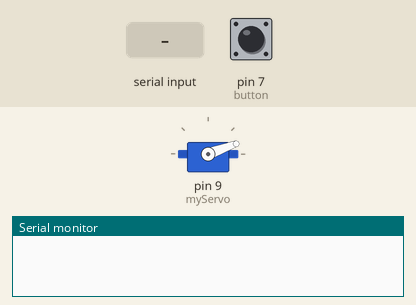
The sketch below on a simulated Arduino Uno, built with avr-gcc and run on an emulated ATmega328P. On the bench: servo, the last lines printed to the serial monitor. The inputs (shaded band) are chosen by the test bench; at power-on: pin 7 (button) HIGH.

Above: at 1.2 s.
1.3 s: "1" received over the second serial link
At 2.5 s:
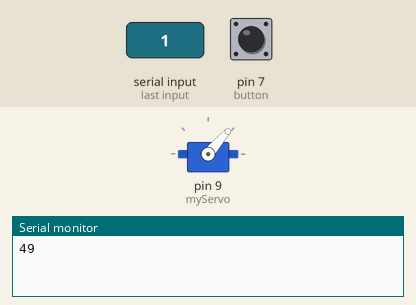
2.8 s: "0" received over the second serial link
At 3.9 s:
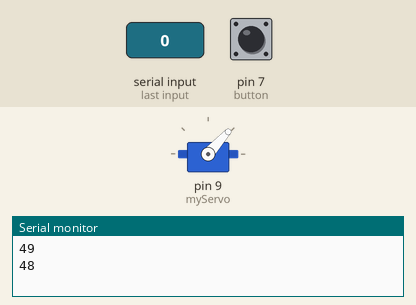
Timing chart, 0 to 5.8 s (numbered marks = the images above; inputs shaded):
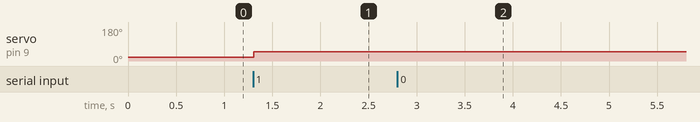

Measured:
- after the input at 1.3 s, servo on pin 9 (myServo): 20° → 49° at once
- after the input at 2.8 s, servo on pin 9 (myServo): 49° → 48° at once

The sketch:

Bluetooth_2placas_slave.ino
```cpp
#include <Servo.h>
#include <SoftwareSerial.h>

SoftwareSerial miBT(10, 11);
Servo myServo;

int button = 7;
int state = 20;
int buttonState = 0;

void setup() {
  pinMode(button, INPUT_PULLUP);
  Serial.begin(9600);
  myServo.attach(9);
  miBT.begin(38400);
}

void loop() {

 if(miBT.available() > 0){
    state = miBT.read();
    Serial.println(state);
 }

 myServo.write(state);
 delay(10);

 buttonState = digitalRead(button);
 if (buttonState == HIGH) {
   miBT.write('1');
 }
 else {
   miBT.write('0');
 }
}
```
